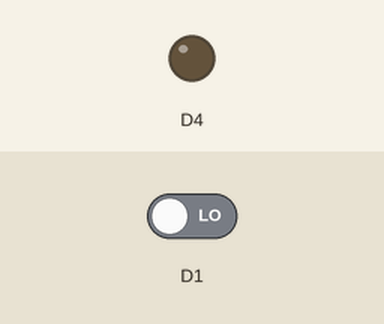
A sketch run on a simulated ESP8266 (NodeMCU). Parts: output pins drawn as LEDs (lit = HIGH, except the on-board LED, lit = LOW). Inputs (shaded band) come from the test bench; at power-on: D1 LOW. WiFi joins after 1.5 s; servers stay silent unless stated; what the sketch prints to the serial monitor is not drawn.

Above: at 0.1 s.
At 1.3 s:
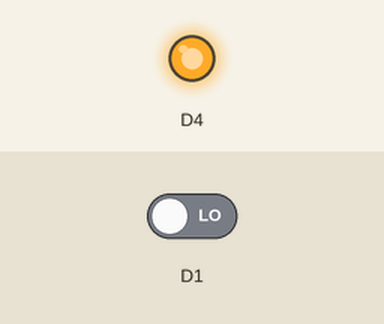
Timing chart, 0 to 2.8 s (numbered marks = the images above):
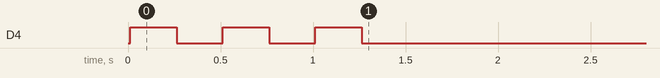

The sketch:

ESP8266_Telnet_Sender.ino
```cpp
/*
    This sketch sends data via HTTP GET requests to data.sparkfun.com service.

    You need to get streamId and privateKey at data.sparkfun.com and paste them
    below. Or just customize this script to talk to other HTTP servers.

*/

#include <ESP8266WiFi.h>

// HIER SSID UND PASSWORT EINSETZEN
const char* ssid     = "......";
const char* password = "......";

const char* host = "192.168.4.1";
const int telnetPort = 23;

WiFiClient client;


void setup() {
  pinMode(D1, INPUT);
  pinMode(BUILTIN_LED, OUTPUT);

  Serial.begin(115200);
  delay(10);

  // We start by connecting to a WiFi network

  Serial.println();
  Serial.println();
  Serial.print("Connecting to ");
  Serial.println(ssid);
  WiFi.mode(WIFI_STA);
  WiFi.begin(ssid, password);

  while (WiFi.status() != WL_CONNECTED) {
    digitalWrite(BUILTIN_LED, HIGH);
    delay(250);
    digitalWrite(BUILTIN_LED, LOW);
    delay(250);
    Serial.print(".");
  }
  digitalWrite(BUILTIN_LED, LOW);
  Serial.println("");
  Serial.println("Mit WLAN verbunden.");
  Serial.println("IP-Addresse: ");
  Serial.println(WiFi.localIP());

  Serial.print("Verbinde mit ");
  Serial.print(host);
  Serial.print(":");
  Serial.print(telnetPort);
  Serial.print("...");
  // Use WiFiClient class to create TCP connections
  if (!client.connect(host, telnetPort)) {
    Serial.println("Verbindung fehlgeschlagen");
    return;
  }
  else
  {
    Serial.println("verbunden!");
  }
}

int buttonState = digitalRead(D1);
int previousState = -1;

/* Tipps und Tricks:

      einen Eingang einlesen: digitalRead(D1)
      die interne LED setzen: digitalWrite(BUILTIN_LED, HIGH) // aus!!
                              digitalWrite(BUILTIN_LED, LOW)   // an!!
      eine Zeile über TELNET senden:
                              client.println("Hallo Welt!");
      überprüfen, ob eine TELNET-Verbindung besteht:
                              client.connected()
*/

void loop() {
  // Hier muss die Funktionalität hin :)


  // Alle Rückgaben von TELNET auf die serielle Konsole ausgeben
  while (client.available()) {
    String line = client.readStringUntil('\r');
    Serial.print(line);
  }
}
```
